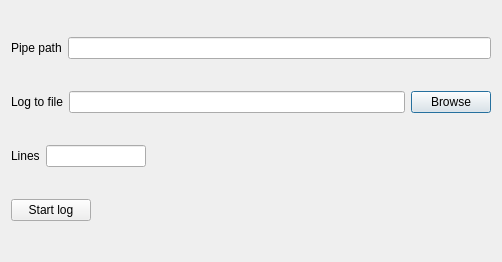
<?xml version="1.0" encoding="UTF-8"?>
<ui version="4.0">
 <class>LogWindow</class>
 <widget class="QDialog" name="LogWindow">
  <property name="geometry">
   <rect>
    <x>0</x>
    <y>0</y>
    <width>502</width>
    <height>262</height>
   </rect>
  </property>
  <property name="windowTitle">
   <string>Dialog</string>
  </property>
  <layout class="QVBoxLayout" name="verticalLayout">
   <item>
    <layout class="QHBoxLayout" name="horizontalLayout_4">
     <item>
      <widget class="QLabel" name="pipePathLabel">
       <property name="text">
        <string>Pipe path</string>
       </property>
      </widget>
     </item>
     <item>
      <widget class="QLineEdit" name="pipePath"/>
     </item>
    </layout>
   </item>
   <item>
    <layout class="QHBoxLayout" name="horizontalLayout">
     <item>
      <widget class="QLabel" name="fileNameLabel">
       <property name="text">
        <string>Log to file</string>
       </property>
      </widget>
     </item>
     <item>
      <widget class="QLineEdit" name="fileNameEdit"/>
     </item>
     <item>
      <widget class="QPushButton" name="browseButton">
       <property name="text">
        <string>Browse</string>
       </property>
      </widget>
     </item>
    </layout>
   </item>
   <item>
    <layout class="QHBoxLayout" name="horizontalLayout_2">
     <item>
      <widget class="QLabel" name="linesLabel">
       <property name="text">
        <string>Lines</string>
       </property>
      </widget>
     </item>
     <item>
      <widget class="QLineEdit" name="lines">
       <property name="sizePolicy">
        <sizepolicy hsizetype="Maximum" vsizetype="Fixed">
         <horstretch>0</horstretch>
         <verstretch>0</verstretch>
        </sizepolicy>
       </property>
       <property name="minimumSize">
        <size>
         <width>0</width>
         <height>0</height>
        </size>
       </property>
       <property name="maximumSize">
        <size>
         <width>100</width>
         <height>16777215</height>
        </size>
       </property>
       <property name="readOnly">
        <bool>true</bool>
       </property>
      </widget>
     </item>
     <item>
      <spacer name="horizontalSpacer_2">
       <property name="orientation">
        <enum>Qt::Horizontal</enum>
       </property>
       <property name="sizeHint" stdset="0">
        <size>
         <width>40</width>
         <height>20</height>
        </size>
       </property>
      </spacer>
     </item>
    </layout>
   </item>
   <item>
    <layout class="QHBoxLayout" name="horizontalLayout_3">
     <item>
      <widget class="QPushButton" name="startLogButton">
       <property name="text">
        <string>Start log</string>
       </property>
      </widget>
     </item>
     <item>
      <spacer name="horizontalSpacer_3">
       <property name="orientation">
        <enum>Qt::Horizontal</enum>
       </property>
       <property name="sizeHint" stdset="0">
        <size>
         <width>40</width>
         <height>20</height>
        </size>
       </property>
      </spacer>
     </item>
    </layout>
   </item>
  </layout>
 </widget>
 <resources/>
 <connections/>
</ui>
